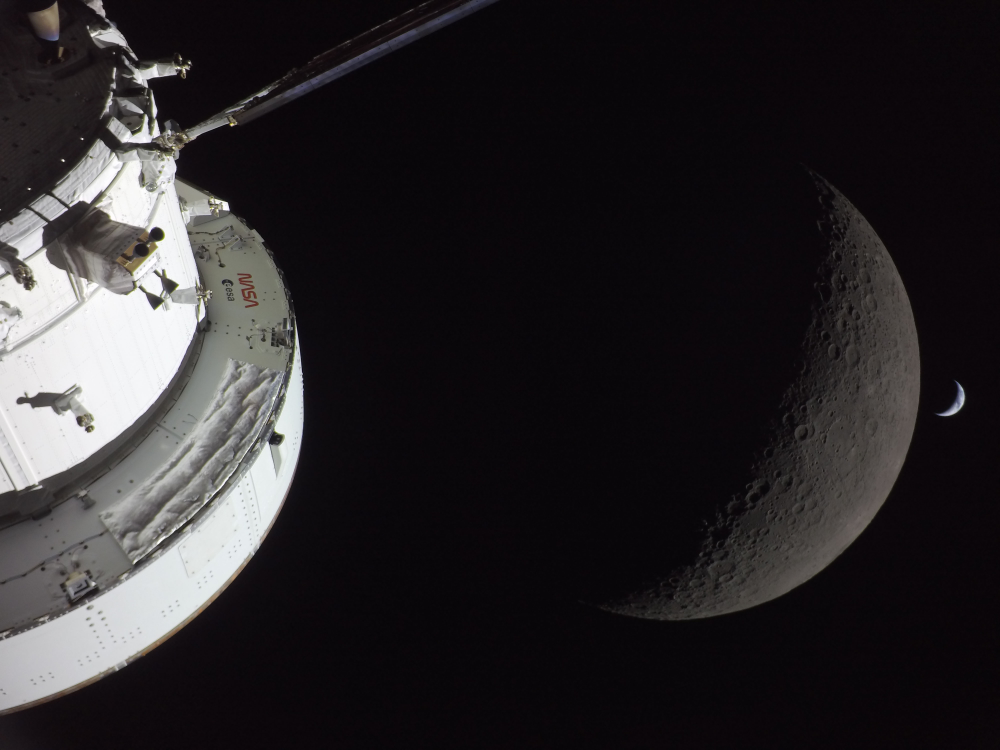
#> input picture assets/source_images/originals/55206394005.jpg, 4000 x 3000 px (shown at 1/4 size); the run also reads 1 picture not shown here
$ python image_adapter.py
#> lines starting #> are read from the running program, lines starting #| are printed output that depends on the picture; after the words box and inside, x2 and y2 are one past the last pixel; in counts of white or black regions, pixels touching at a corner belong together
#!/usr/bin/env python3
"""
Shrink large still images into Playdate-friendly monochrome PNGs.

Default workflow:
- place source JPG/PNG/WebP/TIFF files under assets/source_images/originals/
- run: python .\\tools\\image_adapter.py
- collect processed files from Source/images/adapted/
- each source image produces both a fit-to-screen and fullscreen-cropped Playdate PNG
"""
from __future__ import annotations

import argparse
import math
import random
import re
from pathlib import Path

try:
    from PIL import Image, ImageDraw, ImageFont
except ImportError as exc:  # pragma: no cover
    raise SystemExit("Pillow is required: pip install pillow") from exc


SCRIPT_DIR = Path(__file__).resolve().parent
PROJECT_ROOT = SCRIPT_DIR.parent
DEFAULT_SOURCE_ROOT = PROJECT_ROOT / "assets" / "source_images" / "originals"
DEFAULT_OUTPUT_ROOT = PROJECT_ROOT / "Source" / "images" / "adapted"
DEFAULT_MANIFEST_PATH = PROJECT_ROOT / "Source" / "data" / "photos.lua"
DEFAULT_LAUNCHER_PATH = PROJECT_ROOT / "Source" / "launcher.png"
SUPPORTED_EXTENSIONS = {".jpg", ".jpeg", ".png", ".webp", ".tif", ".tiff", ".bmp"}
PHOTOGRAPHER_OVERRIDES = {
    "Science Officers in Mission Control": "Robert Markowitz / NASA-Johnson Space Center",
}


def parse_args() -> argparse.Namespace:
    parser = argparse.ArgumentParser(description="Convert still images into Playdate-sized monochrome PNGs.")
    parser.add_argument("--source-root", type=Path, default=DEFAULT_SOURCE_ROOT, help="Folder containing original still images.")
    parser.add_argument("--output-root", type=Path, default=DEFAULT_OUTPUT_ROOT, help="Folder for converted PNGs.")
    parser.add_argument("--width", type=int, default=400, help="Maximum output width.")
    parser.add_argument("--height", type=int, default=240, help="Maximum output height.")
    parser.add_argument("--manifest", type=Path, default=DEFAULT_MANIFEST_PATH, help="Lua manifest output path.")
    parser.add_argument("--launcher-path", type=Path, default=DEFAULT_LAUNCHER_PATH, help="Launcher image output path.")
    parser.add_argument(
        "--dither",
        choices=("floyd", "none"),
        default="floyd",
        help="Floyd uses Pillow dithering. none uses a hard threshold.",
    )
    parser.add_argument("--threshold", type=int, default=144, help="Threshold used when --dither none is selected.")
    return parser.parse_args()


def slugify(name: str) -> str:
    cleaned = re.sub(r"[^a-zA-Z0-9]+", "-", name.strip().lower())
    cleaned = re.sub(r"-{2,}", "-", cleaned).strip("-")
    return cleaned or "image"


def resize_image(image: Image.Image, width: int, height: int, fit: str) -> Image.Image:
    source = image.convert("L")
    if fit == "contain":
        source.thumbnail((width, height), Image.Resampling.LANCZOS)
        canvas = Image.new("L", (width, height), color=255)
        x = (width - source.width) // 2
        y = (height - source.height) // 2
        canvas.paste(source, (x, y))
        return canvas

    scale = max(width / source.width, height / source.height)
    resized = source.resize(
        (max(1, int(math.ceil(source.width * scale))), max(1, int(math.ceil(source.height * scale)))),
        Image.Resampling.LANCZOS,
    )
    left = max(0, (resized.width - width) // 2)
    top = max(0, (resized.height - height) // 2)
    return resized.crop((left, top, left + width, top + height))


def to_monochrome(image: Image.Image, dither: str, threshold: int) -> Image.Image:
    if dither == "floyd":
        return image.convert("1", dither=Image.Dither.FLOYDSTEINBERG)
    return image.point(lambda value: 255 if value > threshold else 0, mode="1")


def load_title_font(size: int) -> ImageFont.ImageFont:
    font_candidates = [
        Path("C:/Windows/Fonts/arialbd.ttf"),
        Path("C:/Windows/Fonts/Arialbd.ttf"),
        Path("C:/Windows/Fonts/segoeuib.ttf"),
    ]
    for candidate in font_candidates:
        if candidate.exists():
            return ImageFont.truetype(str(candidate), size=size)
    return ImageFont.load_default()


def draw_launcher_stars(draw: ImageDraw.ImageDraw, width: int, height: int, rng: random.Random) -> None:
    star_count = 160
    for _ in range(star_count):
        x = rng.randint(0, width - 1)
        y = rng.randint(0, height - 1)
        size_roll = rng.random()
        if size_roll > 0.96:
            radius = 2
        elif size_roll > 0.78:
            radius = 1
        else:
            radius = 0

        if radius <= 0:
            draw.point((x, y), fill=255)
        else:
            draw.ellipse((x - radius, y - radius, x + radius, y + radius), fill=255)


def generate_launcher_image(
    source_images: list[Path],
    launcher_path: Path,
    width: int,
    height: int,
    dither: str,
    threshold: int,
) -> Path | None:
    if not source_images:
        return None

    chosen_path = random.choice(source_images)
    with Image.open(chosen_path) as image:
        launcher_image = resize_image(image, width, height, "cover").convert("L")

    draw = ImageDraw.Draw(launcher_image)
    overlay_fill = 96
    draw.rectangle((0, 0, width, height), fill=overlay_fill)

    rng = random.Random(chosen_path.stem)
    draw_launcher_stars(draw, width, height, rng)

    font = load_title_font(34)
    title = "Starry Messenger"
    text_box = draw.textbbox((0, 0), title, font=font)
    text_width = text_box[2] - text_box[0]
    text_height = text_box[3] - text_box[1]
    text_x = (width - text_width) // 2
    text_y = 105
    draw.text((text_x, text_y), title, font=font, fill=255)

    launcher_path.parent.mkdir(parents=True, exist_ok=True)
    to_monochrome(launcher_image, dither, threshold).save(launcher_path, optimize=True)
    return chosen_path


def convert_one(source_root: Path, path: Path, output_root: Path, width: int, height: int, fit: str, dither: str, threshold: int) -> Path:
    with Image.open(path) as image:
        resized = resize_image(image, width, height, fit)
        mono = to_monochrome(resized, dither, threshold)

    relative_parent = path.parent.relative_to(source_root)
    target_dir = output_root / relative_parent
    target_dir.mkdir(parents=True, exist_ok=True)
    output_path = target_dir / f"{slugify(path.stem)}.png"
    mono.save(output_path, optimize=True)
    return output_path


def convert_variants(source_root: Path, path: Path, output_root: Path, width: int, height: int, dither: str, threshold: int) -> dict[str, Path]:
    relative_parent = path.parent.relative_to(source_root)
    target_dir = output_root / relative_parent
    target_dir.mkdir(parents=True, exist_ok=True)
    base_name = slugify(path.stem)

    variants = {
        "fitPath": target_dir / f"{base_name}-fit.png",
        "fillPath": target_dir / f"{base_name}-fill.png",
    }

    with Image.open(path) as image:
        fit_image = to_monochrome(resize_image(image, width, height, "contain"), dither, threshold)
        fill_image = to_monochrome(resize_image(image, width, height, "cover"), dither, threshold)

    fit_image.save(variants["fitPath"], optimize=True)
    fill_image.save(variants["fillPath"], optimize=True)
    return variants


def lua_quote(value: str) -> str:
    escaped = value.replace("\\", "\\\\").replace('"', '\\"')
    return f'"{escaped}"'


def read_source_metadata(path: Path) -> dict[str, str]:
    with Image.open(path) as image:
        exif = image.getexif()

    metadata: dict[str, str] = {}
    if not exif:
        return metadata

    tag_names = {
        270: "description",
        315: "artist",
        33432: "copyright",
    }
    for tag, field_name in tag_names.items():
        value = exif.get(tag)
        if value:
            metadata[field_name] = str(value)
    return metadata


def infer_photographer(label: str, metadata: dict[str, str]) -> str:
    if label in PHOTOGRAPHER_OVERRIDES:
        return PHOTOGRAPHER_OVERRIDES[label]

    artist = metadata.get("artist", "").strip()
    copyright_ = metadata.get("copyright", "").strip()
    description = metadata.get("description", "").strip()
    search_blob = " ".join(part for part in (artist, copyright_, description) if part).lower()

    if "robert markowitz" in search_blob:
        return "Robert Markowitz / NASA-Johnson Space Center"

    found_names: list[str] = []
    for needle, credit_name in (
        ("koch", "Christina Koch"),
        ("glover", "Victor Glover"),
        ("wiseman", "Reid Wiseman"),
        ("hansen", "Jeremy Hansen"),
    ):
        if needle in search_blob:
            found_names.append(credit_name)

    if len(found_names) == 1:
        return found_names[0]
    if len(found_names) > 1:
        return "Artemis II crew"
    if "pao" in search_blob:
        return "NASA"
    if "science" in search_blob or "survey" in search_blob:
        return "NASA"
    if artist:
        return artist
    if copyright_:
        return copyright_
    return "NASA"


def write_manifest(manifest_path: Path, project_root: Path, entries: list[dict[str, str]]) -> None:
    manifest_path.parent.mkdir(parents=True, exist_ok=True)
    lines = [
        "PHOTO_CATALOG = {"
    ]
    for entry in entries:
        lines.append("    {")
        lines.append(f"        label = {lua_quote(entry['label'])},")
        lines.append(f"        photographer = {lua_quote(entry['photographer'])},")
        if "path" in entry:
            lines.append(f"        path = {lua_quote(entry['path'])},")
        lines.append(f"        fitPath = {lua_quote(entry['fitPath'])},")
        lines.append(f"        fillPath = {lua_quote(entry['fillPath'])}")
        lines.append("    },")
    lines.append("}")
    manifest_path.write_text("\n".join(lines) + "\n", encoding="utf-8")


def iter_source_images(source_root: Path) -> list[Path]:
    if not source_root.exists():
        return []
    return sorted(path for path in source_root.rglob("*") if path.is_file() and path.suffix.lower() in SUPPORTED_EXTENSIONS)


def main() -> int:
    args = parse_args()
    images = iter_source_images(args.source_root)
    if not images:
        print(f"No source images found in {args.source_root}")
        return 0

    args.output_root.mkdir(parents=True, exist_ok=True)
    manifest_entries: list[dict[str, str]] = []
    for image_path in images:
        metadata = read_source_metadata(image_path)
#> in read_source_metadata, image is the input picture: PIL image 4000x3000 RGB; mean R, G, B 42.6, 39.7, 41.8
#> the loop in read_source_metadata, `for tag, field_name in tag_names.items():` made 3 passes
#> value on pass 1: 'FD06_Lunar-Flyby-and-Eclipse-Batch2'
#> after the loop in read_source_metadata, `for tag, field_name in tag_names.items():`: metadata = {'description': 'FD06_Lunar-Flyby-and-Eclipse-Batch2'}
        output_paths = convert_variants(
            args.source_root,
            image_path,
            args.output_root,
            args.width,
            args.height,
            args.dither,
            args.threshold,
        )
#> in resize_image, `source.thumbnail((width, height), Image.Resampling.LANCZOS)`:
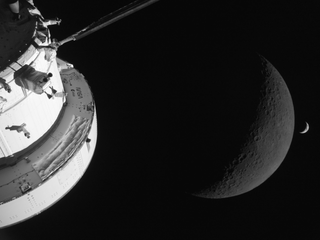
#> source: PIL image 320x240 L; min 0, max 255, mean 40.8
#> in resize_image, `canvas = Image.new("L", (width, height), color=255)`: canvas: PIL image 400x240 L; every value is 255
#> in resize_image, `canvas.paste(source, (x, y))`:
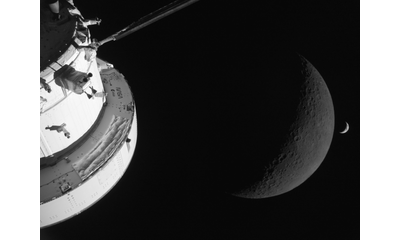
#> canvas: PIL image 400x240 L; min 0, max 255, mean 83.6
#> in to_monochrome, `return image.convert("1", dither=Image.Dither.FLOYDSTEINBERG)`:
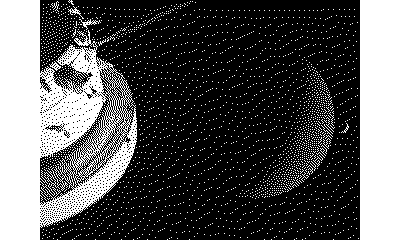
#> returned value: PIL image 400x240 1; 32.7% white; 2725 white regions (2717 under 20 px), largest, box (x1, y1, x2, y2) and area: (0, 0, 137, 240) 18337, (360, 0, 400, 240) 9600, (79, 19, 101, 30) 62
#> call 2 of resize_image, with width = 400, height = 240, fit = 'cover'
#> in resize_image (call 2), `return resized.crop((left, top, left + width, top + height))`:
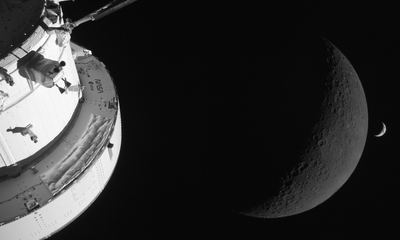
#> returned value: PIL image 400x240 L; min 0, max 255, mean 47.4
#> call 2 of to_monochrome, with dither = 'floyd', threshold = 144
#> in to_monochrome (call 2), `return image.convert("1", dither=Image.Dither.FLOYDSTEINBERG)`:
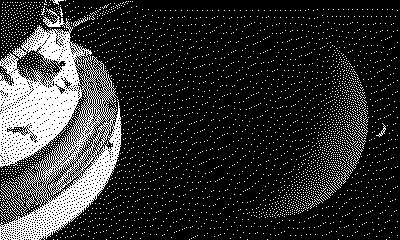
#> returned value: PIL image 400x240 1; 18.4% white; 3467 white regions (3457 under 20 px), largest, box (x1, y1, x2, y2) and area: (0, 8, 122, 240) 13329, (0, 184, 12, 200) 48, (350, 146, 359, 169) 43
        manifest_entries.append({
            "label": image_path.stem,
            "photographer": infer_photographer(image_path.stem, metadata),
            "path": output_paths["fillPath"].relative_to(PROJECT_ROOT).with_suffix("").as_posix().replace("Source/", ""),
            "fitPath": output_paths["fitPath"].relative_to(PROJECT_ROOT).with_suffix("").as_posix().replace("Source/", ""),
            "fillPath": output_paths["fillPath"].relative_to(PROJECT_ROOT).with_suffix("").as_posix().replace("Source/", ""),
        })
#> in infer_photographer, `artist = metadata.get("artist", "").strip()`: artist = ''
#> in infer_photographer, `description = metadata.get("description", "").strip()`: description = 'FD06_Lunar-Flyby-and-Eclipse-Batch2'
#> after the loop in infer_photographer, `for needle, credit_name in (`: found_names = []
        print(
            f"OK {image_path.name} -> "
            f"{output_paths['fitPath'].relative_to(PROJECT_ROOT)}, "
            f"{output_paths['fillPath'].relative_to(PROJECT_ROOT)}"
        )
#> pass 2 of the loop in main, `for image_path in images:`:
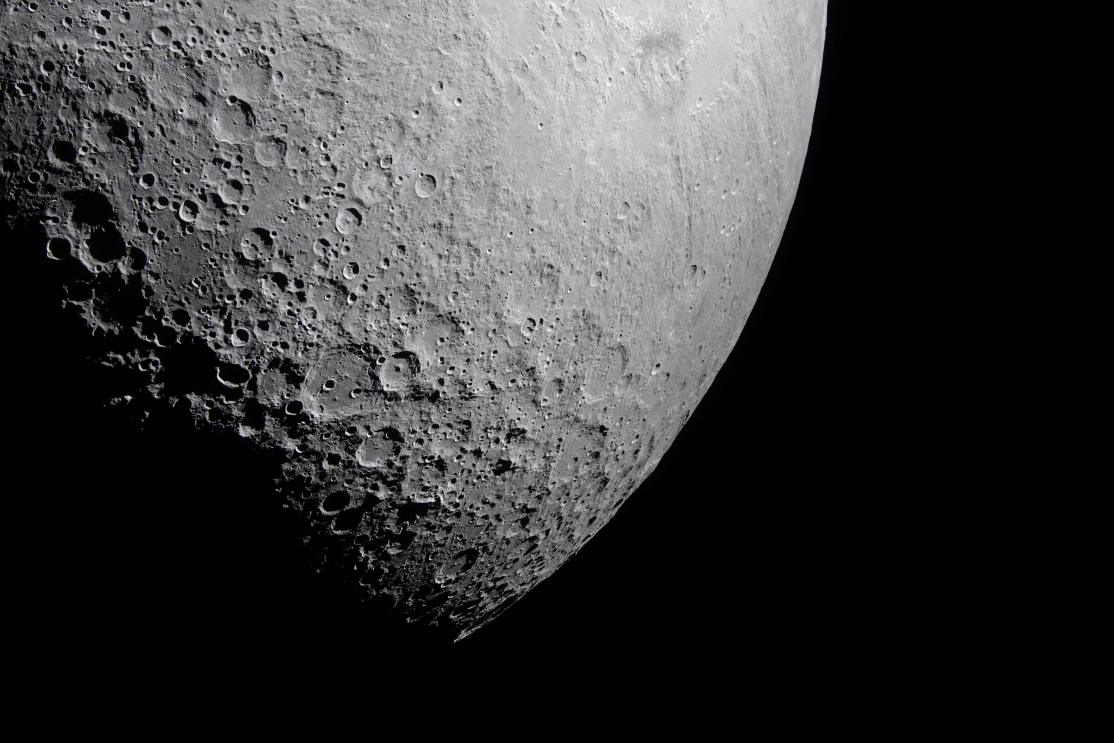
#> input picture assets/source_images/originals/55207935871.jpg, 5568 x 3712 px (shown at 1/5 size)
#> in read_source_metadata, image is the input picture: PIL image 5568x3712 RGB; mean R, G, B 55.1, 54.9, 55.7
#> the loop in read_source_metadata (call 2), `for tag, field_name in tag_names.items():` made 3 passes
#> value on pass 1: 'FD10_Lunar flyby Koch SN 1015 long lens'
#> after the loop in read_source_metadata (call 2), `for tag, field_name in tag_names.items():`: metadata = {'description': 'FD10_Lunar flyby Koch SN 1015 long lens'}
#> in to_monochrome (call 3), `return image.convert("1", dither=Image.Dither.FLOYDSTEINBERG)`:
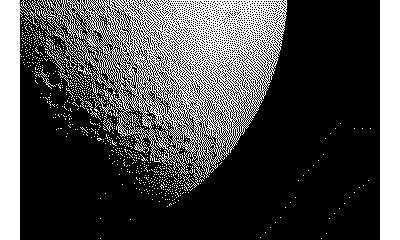
#> returned value: PIL image 400x240 1; 29.3% white; 768 white regions (752 under 20 px), largest, box (x1, y1, x2, y2) and area: (37, 0, 287, 182) 16582, (0, 0, 29, 240) 4824, (380, 0, 400, 240) 4800
#> resized: PIL image 400x267 L
#> in to_monochrome (call 4), `return image.convert("1", dither=Image.Dither.FLOYDSTEINBERG)`:
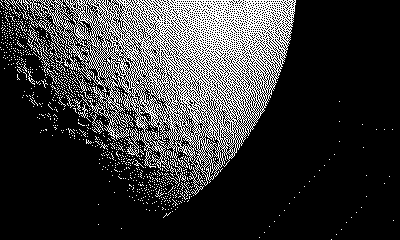
#> returned value: PIL image 400x240 1; 21.2% white in thin lines or dots

    write_manifest(args.manifest, PROJECT_ROOT, manifest_entries)
#> the loop in write_manifest, `for entry in entries:` made 2 passes
#> after the loop in write_manifest, `for entry in entries:`: lines = 15 items
    print(f"Manifest -> {args.manifest.relative_to(PROJECT_ROOT)} ({len(manifest_entries)} items)")
#| Manifest -> Source/data/photos.lua (2 items)
    chosen_launcher_source = generate_launcher_image(
        images,
        args.launcher_path,
        args.width,
        args.height,
        args.dither,
        args.threshold,
    )
#> in generate_launcher_image, `text_box = draw.textbbox((0, 0), title, font=font)`: text_box = (0, 2, 81, 12)
#> in generate_launcher_image, `text_width = text_box[2] - text_box[0]`: text_width = 81
#> in generate_launcher_image, `text_height = text_box[3] - text_box[1]`: text_height = 10
#> in generate_launcher_image, `text_x = (width - text_width) // 2`: text_x = 159
#> in to_monochrome (call 5), `return image.convert("1", dither=Image.Dither.FLOYDSTEINBERG)`:
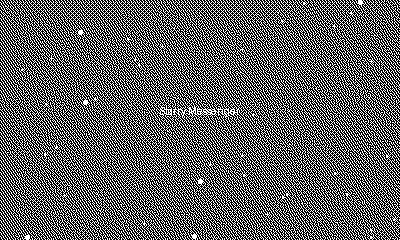
#> returned value: PIL image 400x240 1; 37.9% white in thin lines or dots
#> in generate_launcher_image, `to_monochrome(launcher_image, dither, threshold).save(launcher_path, o..`:
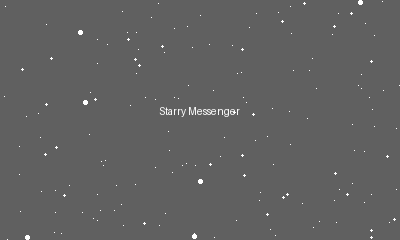
#> launcher_image: PIL image 400x240 L; min 96, max 255, mean 97
    if chosen_launcher_source is not None:
        print(
            f"Launcher -> {args.launcher_path.relative_to(PROJECT_ROOT)} "
            f"from {chosen_launcher_source.relative_to(PROJECT_ROOT)}"
        )
    return 0


if __name__ == "__main__":
    raise SystemExit(main())
#> (the program exits here)
